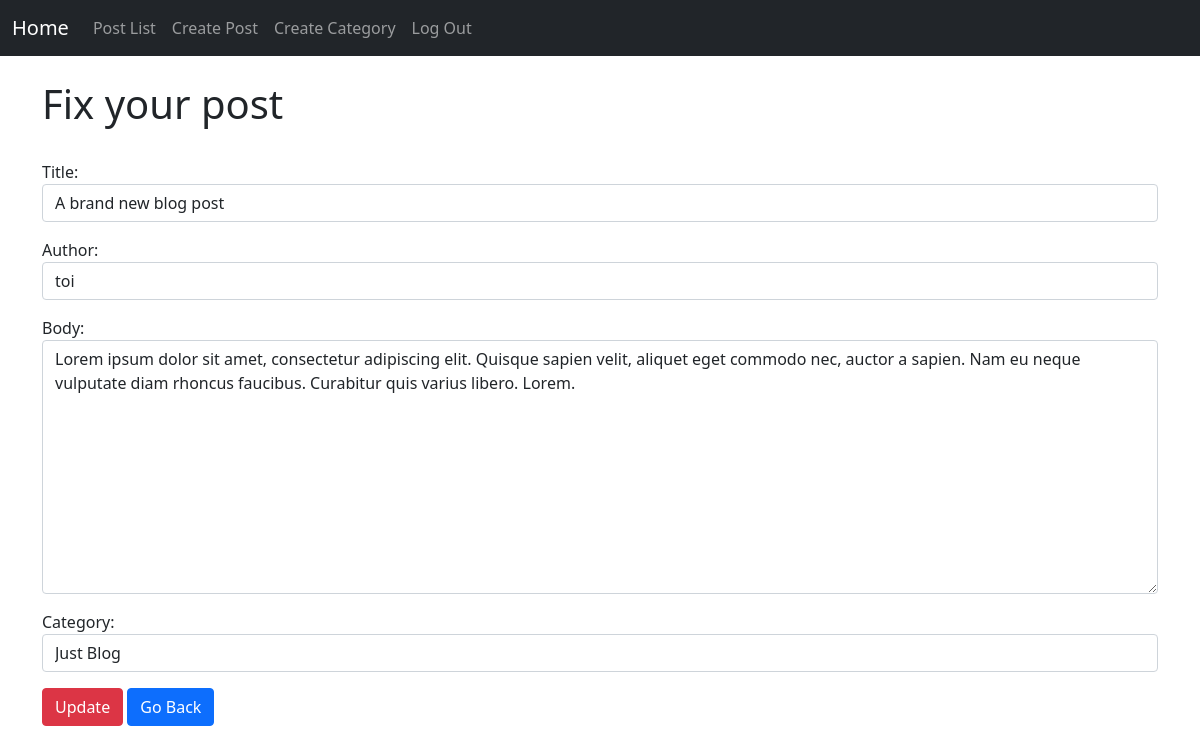
Page /posts/16/update (signed in) on the committed database.
### blog/models.py (models this page shows, shortened)
class Post(models.Model):
    title = models.CharField(max_length=300)
    title_tag = models.CharField(max_length=300, default="Default title tag")
    author = models.ForeignKey(User, on_delete=models.CASCADE)
    body = models.TextField()
    pub_date = models.DateField(default=timezone.now)
    category = models.CharField(max_length=300,default='nothing')

### blog/views.py (the view)
# urls.py: path('posts/<int:pk>/update', PostUpdateView.as_view(), name='post_update'),
class PostUpdateView(UpdateView):
    model = Post
    form_class = PostUpdateForm
    template_name = 'blog/post_update.html'

### blog/forms.py
class PostUpdateForm(forms.ModelForm):
    class Meta:
        model = Post
        fields = ['title', 'author', 'body', 'category']
        widgets = {
            'title': forms.TextInput(attrs={'class': 'form-control'}),
            'title_tag': forms.TextInput(attrs={'class': 'form-control'}),
            'author': forms.Select(attrs={'class': 'form-control'}),
            'category': forms.Select(choices=choice_lst, attrs={'class': 'form-control'}),
            'body': forms.Textarea(attrs={'class': 'form-control'}),
        }

### blog/templates/blog/post_update.html
{% extends 'blog/base.html' %}
{% block content %}
    {% if user.is_authenticated %}
        <h1>Fix your post</h1>
        <br>
        <div class="form-group">
            <form method="post">{%csrf_token%}
                {{form.as_p}}
                <button type="submit" class="btn btn-danger">Update</button>
                <a href="{% url 'post_list' %}" class='btn btn-primary'>Go Back</a>
            </form>
        </div>
    {% else %}
        <h1>You do not have the right to change this post</h1>
    {% endif %}
{% endblock content %}

### rows in the picture
Post: title "A brand new blog post", author "toi", body "Lorem ipsum dolor sit amet, consectetur adipiscing elit. Quisque sapien velit, aliquet eget commodo nec, auctor a sapien. Nam eu neque vulputate diam rhoncus faucibus. Curabitur quis varius libero. Lorem.", category "Just Blog"
